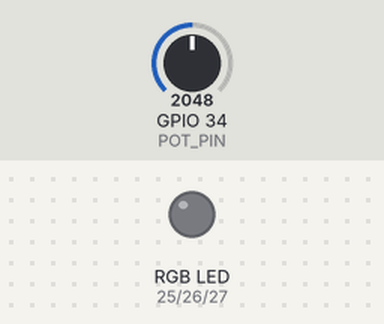
The sketch below on a simulated ESP32. Parts: an RGB LED mixed from three pins (HIGH = lit). The test bench sets the inputs (shaded band); at power-on: GPIO 34 (POT_PIN) = 2048. WiFi joins after 1.5 s; servers stay silent unless stated; uploads are accepted with an empty reply; what the sketch prints to the serial monitor is not drawn.

Above: at 3.7 s.
3.8 s: GPIO 34 (POT_PIN) set to 2428
10.3 s: GPIO 34 (POT_PIN) set to 2513
At 15.6 s:
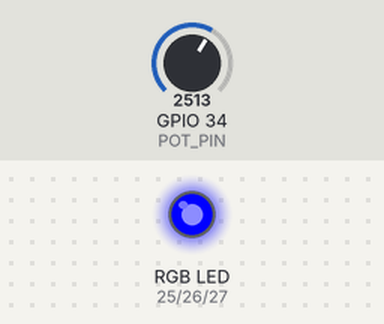
16.8 s: GPIO 34 (POT_PIN) set to 491
At 20.6 s:
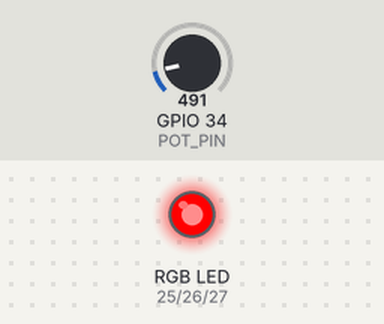
23.3 s: GPIO 34 (POT_PIN) set to 768
29.8 s: GPIO 34 (POT_PIN) set to 877
At 30.7 s:
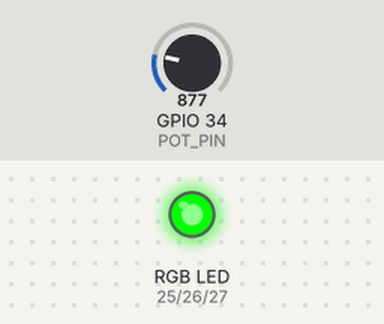
36.3 s: GPIO 34 (POT_PIN) set to 160
At 40.7 s:
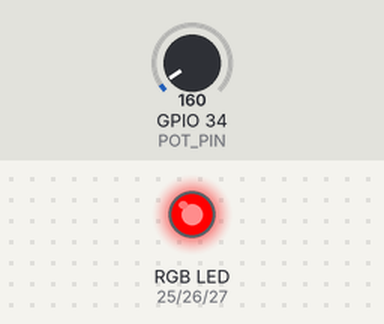
Timing chart, 0 to 42.2 s (numbered marks = the images above; inputs shaded):
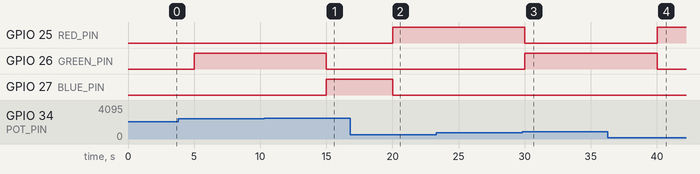

Measured:
- the behaviour switches between 2457 and 2458 on GPIO 34 (POT_PIN) (found by bisection; images 0 and 1)
- the behaviour switches between 818 and 819 on GPIO 34 (POT_PIN) (found by bisection; images 2 and 3)
- after the input at 10.3 s, GPIO 26 (GREEN_PIN): HIGH → LOW after 4.7 s; GPIO 27 (BLUE_PIN): LOW → HIGH after 4.7 s
- after the input at 16.8 s, GPIO 25 (RED_PIN): LOW → HIGH after 3.2 s; GPIO 27 (BLUE_PIN): HIGH → LOW after 3.2 s
- after the input at 29.8 s, GPIO 25 (RED_PIN): HIGH → LOW after 0.21 s; GPIO 26 (GREEN_PIN): LOW → HIGH after 0.21 s
- after the input at 36.3 s, GPIO 25 (RED_PIN): LOW → HIGH after 3.7 s; GPIO 26 (GREEN_PIN): HIGH → LOW after 3.7 s

The sketch:

solar_prosumer.ino
```cpp
/*
  ROSHNI Solar Prosumer IoT Firmware
  NodeMCU ESP8266 - Real-time Solar Generation Monitor

  Features:
  - Auto solar fluctuation with sine wave + cloud noise
  - Night mode support
  - RGB LED status indicators
  - WiFi HTTP POST every 5 seconds
  - Trade status reception
*/

#include <WiFi.h>
#include <HTTPClient.h>
#include <ArduinoJson.h>

// -------- WIFI --------
const char* ssid = "test";
const char* password = "9876543210";

// -------- BACKEND URL --------
const char* backendUrl = "http://localhost:8000/api/iot/update";

// -------- AUTH --------
const char* auth_token = "iot_secret_token_12345";
const char* device_id = "NodeMCU_001";
const char* house_id = "HOUSE_FDR12_001";

// -------- PINS --------
const int POT_PIN = 34;

// RGB LED PINS
const int RED_PIN = 25;
const int GREEN_PIN = 26;
const int BLUE_PIN = 27;

// -------- TIMER --------
unsigned long lastUpdate = 0;
int updateInterval = 5000;


// -------- WIFI CONNECT FUNCTION --------
void connectWiFi()
{
  Serial.println();
  Serial.println("Connecting to WiFi...");

  WiFi.begin(ssid, password);

  while (WiFi.status() != WL_CONNECTED)
  {
    delay(500);
    Serial.print(".");
  }

  Serial.println();
  Serial.println("WiFi CONNECTED ✓");

  Serial.print("ESP32 IP Address: ");
  Serial.println(WiFi.localIP());
}


// -------- LED CONTROL FUNCTION --------
void setLED(float generation)
{
  digitalWrite(RED_PIN, LOW);
  digitalWrite(GREEN_PIN, LOW);
  digitalWrite(BLUE_PIN, LOW);

  if (generation < 1)
  {
    digitalWrite(RED_PIN, HIGH);
    Serial.println("LED STATUS: RED (LOW GENERATION)");
  }
  else if (generation >= 1 && generation <= 3)
  {
    digitalWrite(GREEN_PIN, HIGH);
    Serial.println("LED STATUS: GREEN (NORMAL GENERATION)");
  }
  else
  {
    digitalWrite(BLUE_PIN, HIGH);
    Serial.println("LED STATUS: BLUE (HIGH GENERATION)");
  }
}


// -------- SETUP --------
void setup()
{
  Serial.begin(115200);
  delay(1000);

  Serial.println("=================================");
  Serial.println("SOLAR IOT DEVICE STARTED");
  Serial.println("=================================");

  pinMode(RED_PIN, OUTPUT);
  pinMode(GREEN_PIN, OUTPUT);
  pinMode(BLUE_PIN, OUTPUT);

  connectWiFi();
}


// -------- LOOP --------
void loop()
{
  if (WiFi.status() != WL_CONNECTED)
  {
    Serial.println("WiFi LOST. Reconnecting...");
    connectWiFi();
  }

  if (millis() - lastUpdate > updateInterval)
  {
    lastUpdate = millis();

    Serial.println();
    Serial.println("=========== NEW UPDATE ===========");

    // -------- READ POTENTIOMETER --------
    int potValue = analogRead(POT_PIN);

    Serial.print("Raw Potentiometer Value: ");
    Serial.println(potValue);

    float generation_kwh = (potValue / 4095.0) * 5.0;

    Serial.print("Generated Energy (kWh): ");
    Serial.println(generation_kwh, 3);

    // -------- CONTROL LED --------
    setLED(generation_kwh);


    // -------- WIFI SIGNAL --------
    int signal_strength = WiFi.RSSI();

    Serial.print("WiFi Signal Strength (RSSI): ");
    Serial.println(signal_strength);

    Serial.println();
    Serial.println("===== BACKEND CONNECTION CHECK =====");

    if (WiFi.status() == WL_CONNECTED)
    {
      Serial.println("WiFi Status: CONNECTED");

      Serial.print("Target Backend: ");
      Serial.println(backendUrl);

      WiFiClient client;
      HTTPClient http;

      http.setTimeout(10000);

      Serial.println("Opening HTTP connection...");

      bool connected = http.begin(client, backendUrl);

      if (!connected)
      {
        Serial.println("❌ HTTP begin() failed");
        client.stop();
        return;
      }

      Serial.println("✅ HTTP connection opened");

      http.addHeader("Connection", "close");
      http.addHeader("Content-Type", "application/json");

      // -------- CREATE JSON --------
      StaticJsonDocument<200> doc;

      doc["auth_token"] = auth_token;
      doc["device_id"] = device_id;
      doc["generation_kwh"] = round(generation_kwh * 1000.0) / 1000.0;
      doc["house_id"] = house_id;
      doc["signal_strength"] = signal_strength;

      String payload;
      serializeJson(doc, payload);

      Serial.println("Preparing JSON payload...");
      Serial.print("Payload: ");
      Serial.println(payload);

      Serial.println("Sending POST request now...");

      int httpCode = http.POST(payload);

      Serial.println("POST request finished");

      Serial.print("HTTP Response Code: ");
      Serial.println(httpCode);

      if (httpCode > 0)
      {
        Serial.println("✅ Backend connection SUCCESS");

        String response = http.getString();

        Serial.println("Server Response:");
        Serial.println(response);
      }
      else
      {
        Serial.println("❌ Backend connection FAILED");
        Serial.println("Check:");
        Serial.println("• FastAPI running?");
        Serial.println("• Correct IP address?");
        Serial.println("• Firewall blocking port 8000?");
        Serial.println("• Same WiFi network?");
      }

      http.end();
      client.stop();
    }
    else
    {
      Serial.println("WiFi NOT connected. Cannot reach backend.");
    }
  }
}
```
